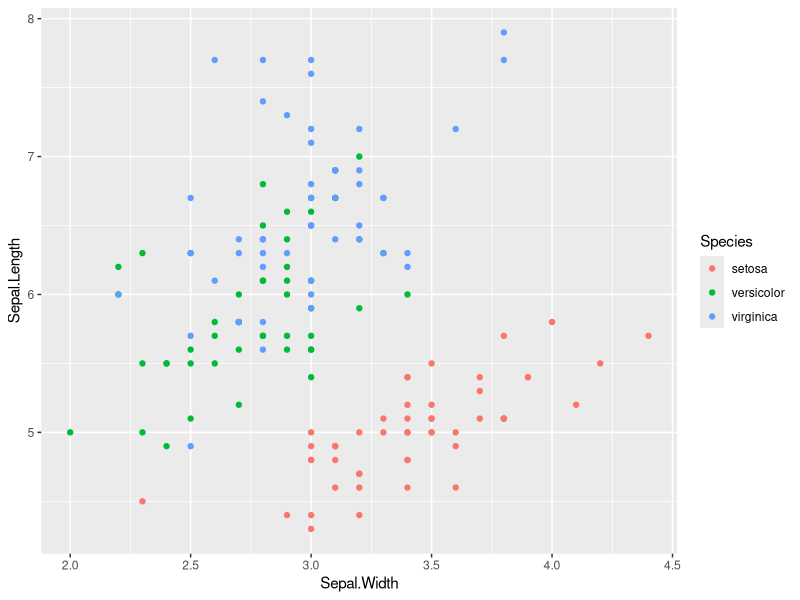
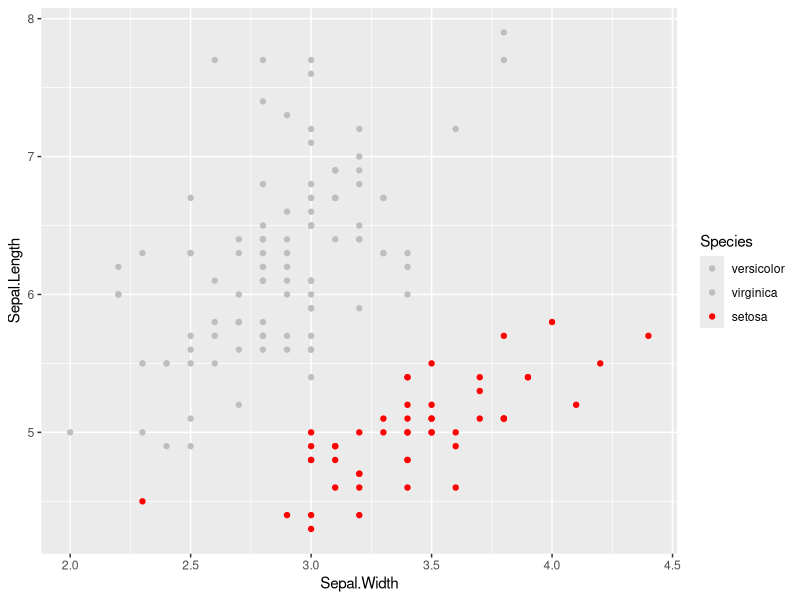
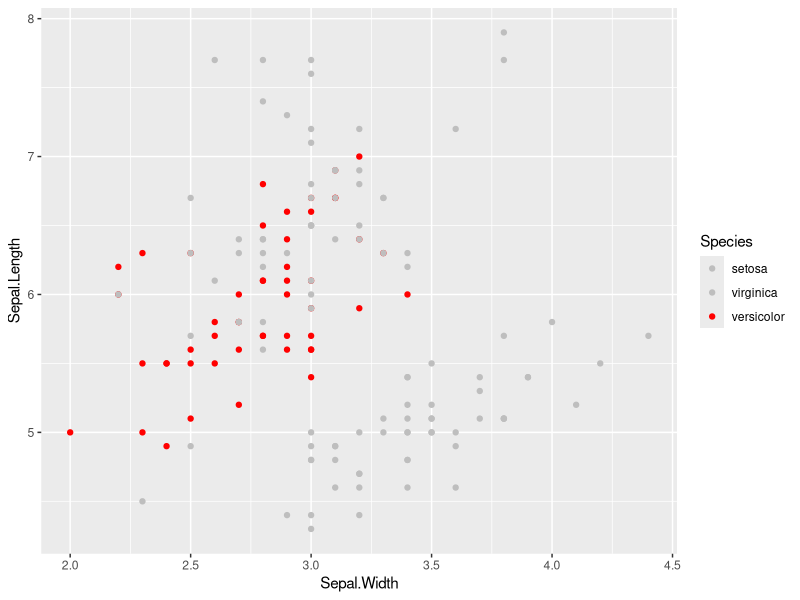
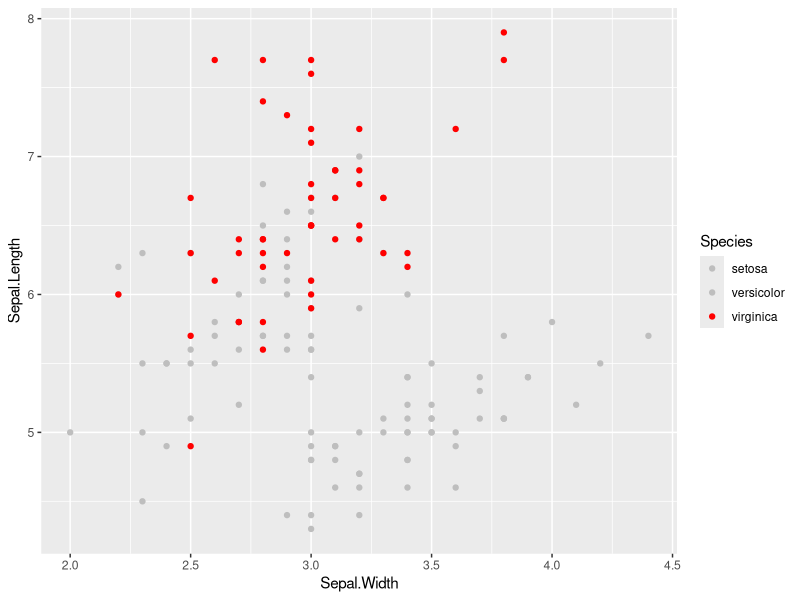

Recreate these plots in R, in order.
## ---- chunk 1
library(magick)
library(ggplot2)

dir.create("irisplots", showWarnings = FALSE)
## ---- chunk 2
ggplot(iris, aes(Sepal.Width, Sepal.Length, color = Species)) + geom_point()

## ---- chunk 3
species_color <- function(species_name){
  species_factors <- unique(iris$Species)
  species_factors <- species_factors[order(species_factors==species_name)]
  iris$Species<- factor(iris$Species, ordered = T, levels = species_factors)
  ggplot(iris, aes(Sepal.Width, Sepal.Length, color = Species)) + geom_point() +
    scale_color_manual(values = c("gray", "gray", "red"))
}
## ---- chunk 4
p <- list()
species_factors <- unique(iris$Species)
for (i in unique(iris$Species)) {
  print(i)
  p[[i]] <- species_color(i)
  ggsave(paste0("irisplots/irisplot_",i,".png"), plot = p[[i]])
}
## ---- chunk 5
plot_list <- list.files("irisplots", full.names = TRUE)
gif_files <- lapply(plot_list, image_read)
gif_joined <- image_join(gif_files)
gif_animated <- image_animate(gif_joined, fps = 1)
image_write(image = gif_animated,
            path = "irisplot_anim.gif")
## ---- chunk 6
gif_animated
